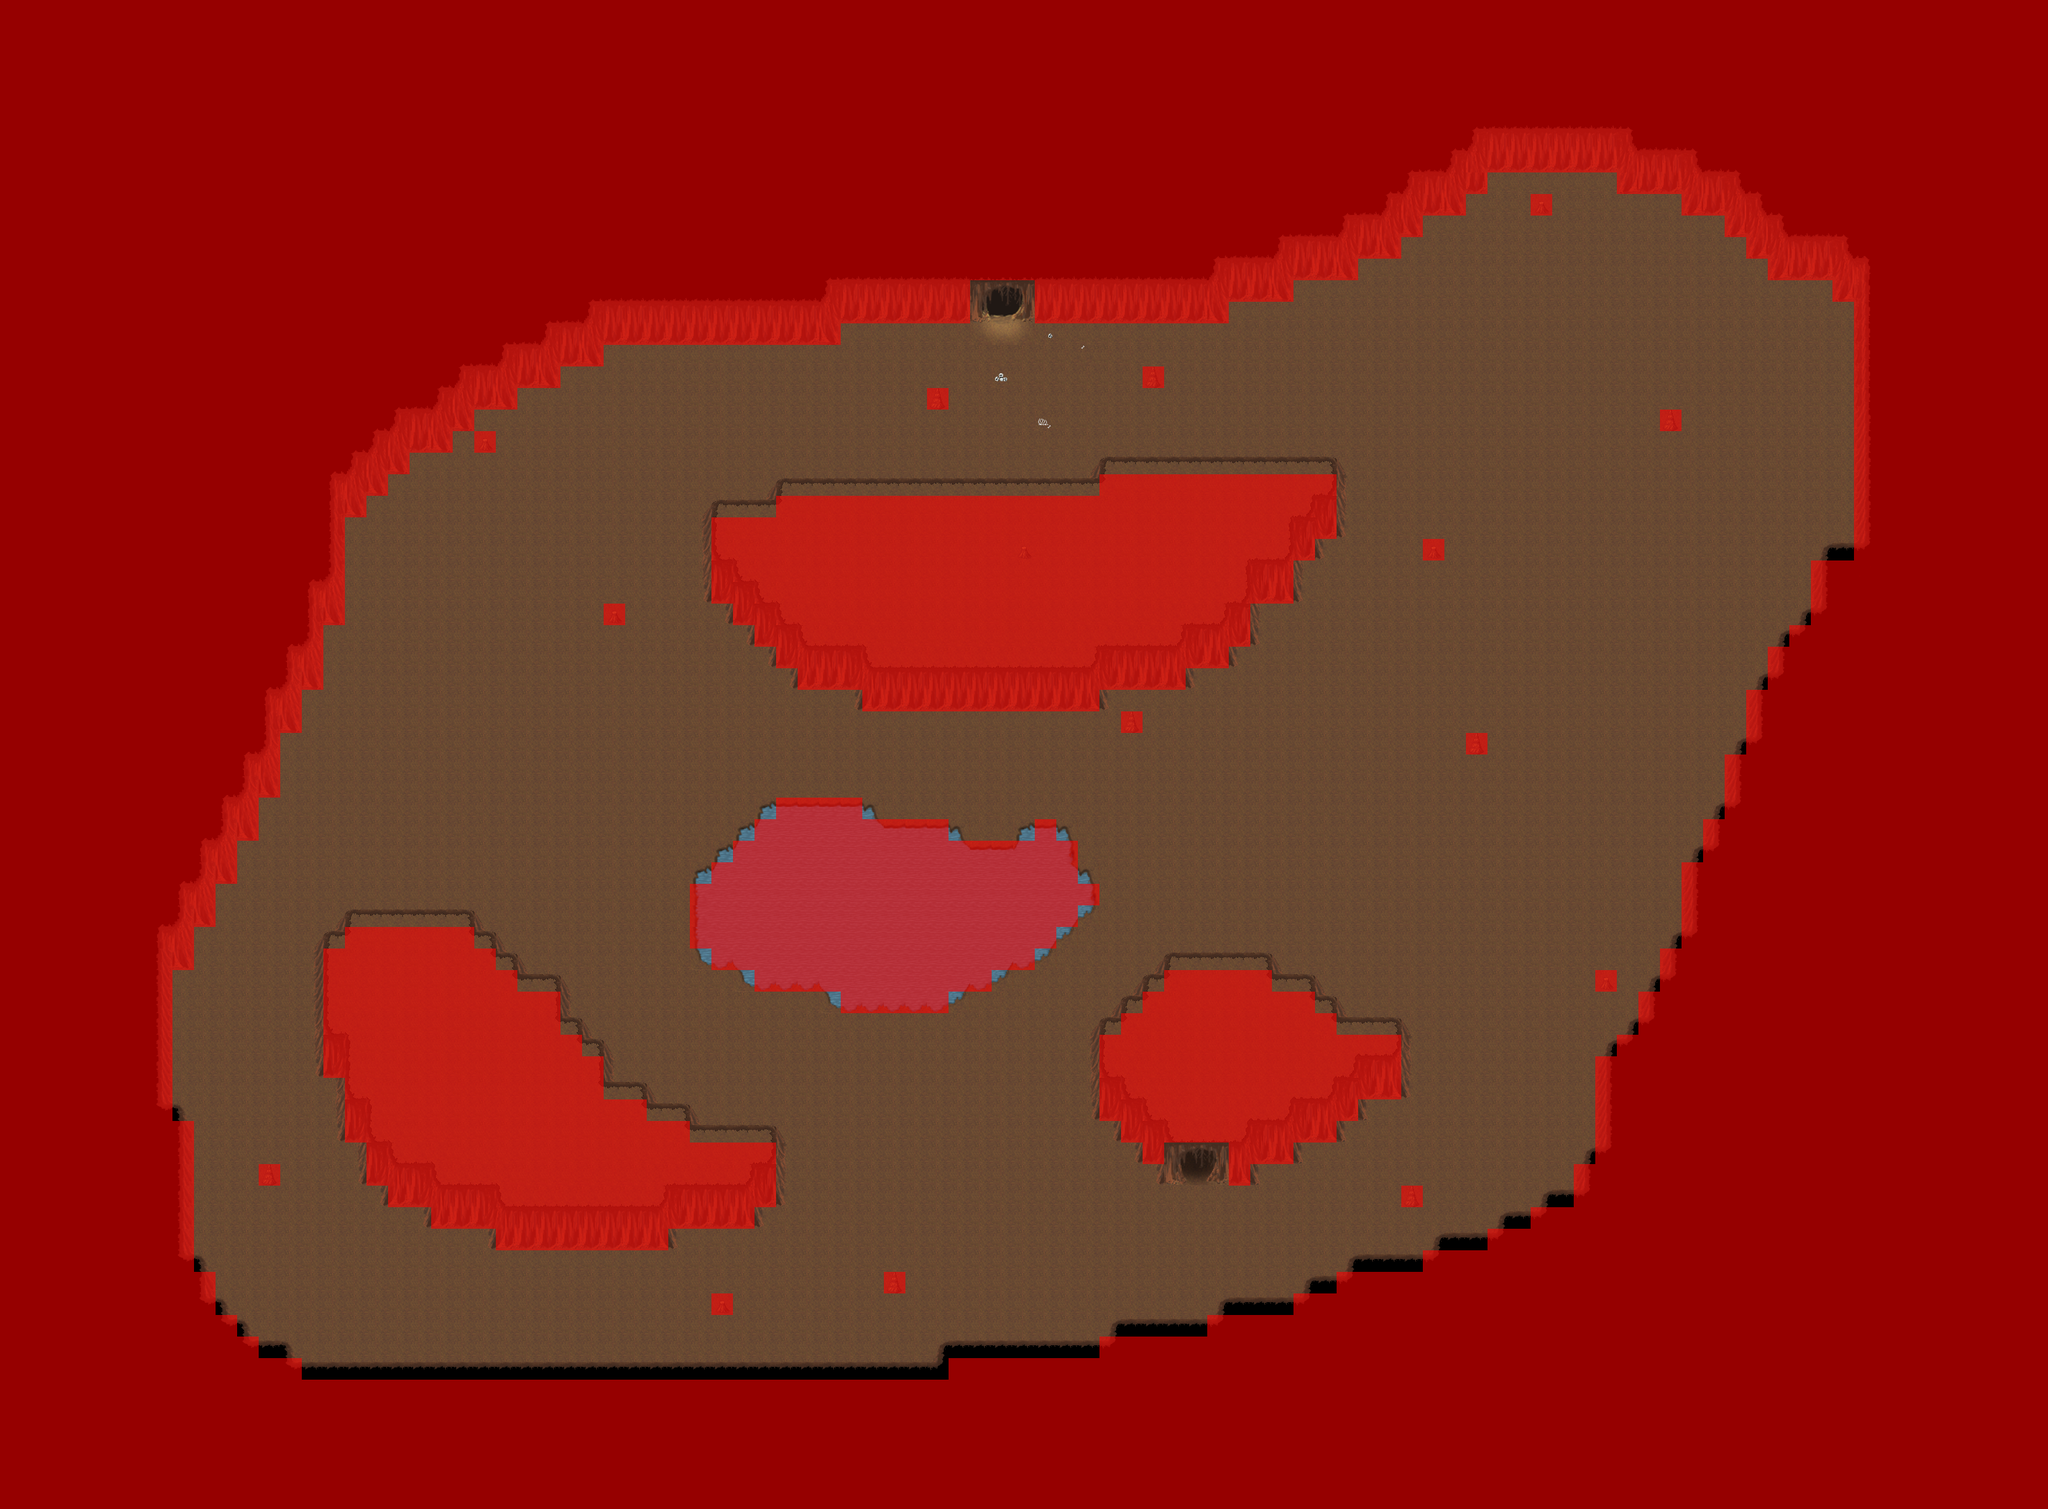

The image is a tile-based game level rendered from a .tmx file. Its description and source (layers, tilesets, objects; grid data summarised) follow:
An orthogonal 95x70 tile map with 32x32 px tiles, 4 tile layers (Ground, Background, Foreground, Collision), 4 tilesets and 10 objects (5x Spawn, 3x TrinketSpawn, 2x Warp).

<map version="1.0" orientation="orthogonal" width="95" height="70" tilewidth="32" tileheight="32">
 <properties>
  <property name="Dark" value="true" />
  <property name="LightSize" value="10" />
  <property name="Music" value="Into the Dark.ogg" />
 </properties>
 <tileset firstgid="1" name="Cave" tilewidth="32" tileheight="32">
  <image source="../graphics/cave_bilevel.png" width="512" height="512" />
 </tileset>
 <tileset firstgid="257" name="Cave2" tilewidth="32" tileheight="32">
  <image source="../graphics/cave.png" width="512" height="256" />
 </tileset>
 <tileset firstgid="385" name="Collision" tilewidth="32" tileheight="32">
  <image source="../graphics/collision.png" width="64" height="32" />
 </tileset>
 <tileset firstgid="387" name="Cave3" tilewidth="32" tileheight="32">
  <image source="../graphics/set_cave.png" width="256" height="256" />
 </tileset>
 <layer name="Ground" width="95" height="70">
  <data>[6650 cells, 6650 non-empty, 26 distinct tile ids]</data>
 </layer>
 <layer name="Background" width="95" height="70">
  <data>[6650 cells, 602 non-empty, 80 distinct tile ids]</data>
 </layer>
 <layer name="Foreground" width="95" height="70">
  <data>[6650 cells, 237 non-empty, 24 distinct tile ids]</data>
 </layer>
 <layer name="Collision" width="95" height="70">
  <data>[6650 cells, 4091 non-empty, 1 distinct tile ids]</data>
 </layer>
 <objectgroup name="Objects" width="95" height="70">
  <object name="Warp To Forest" type="Warp" x="1440" y="416" width="96" height="64">
   <properties>
    <property name="Map" value="trog2" />
    <property name="X" value="65" />
    <property name="Y" value="46" />
   </properties>
  </object>
  <object name="SpiderSpawn" type="Spawn" x="1202" y="1577" width="390" height="311">
   <properties>
    <property name="Enemy" value="spider" />
    <property name="Number" value="10" />
   </properties>
  </object>
  <object name="SpiderSpawn" type="Spawn" x="2032" y="746" width="390" height="311">
   <properties>
    <property name="Enemy" value="spider" />
    <property name="Number" value="10" />
   </properties>
  </object>
  <object name="SpiderSpawn" type="Spawn" x="552" y="939" width="390" height="311">
   <properties>
    <property name="Enemy" value="spider" />
    <property name="Number" value="10" />
   </properties>
  </object>
  <object name="YetiSpawn" type="Spawn" x="692" y="1866" width="226" height="137">
   <properties>
    <property name="Enemy" value="yeti" />
    <property name="Number" value="10" />
   </properties>
  </object>
  <object name="ScorpionSpawn" type="Spawn" x="2141" y="366" width="226" height="137">
   <properties>
    <property name="Enemy" value="scorpion" />
    <property name="Number" value="10" />
   </properties>
  </object>
  <object name="TrinketSpawn" type="TrinketSpawn" x="1114" y="549" width="226" height="137" />
  <object name="TrinketSpawn" type="TrinketSpawn" x="1797" y="486" width="226" height="137" />
  <object name="TrinketSpawn" type="TrinketSpawn" x="718" y="684" width="226" height="137" />
  <object name="Warp To Next Floor" type="Warp" x="1728" y="1697" width="96" height="64">
   <properties>
    <property name="Map" value="testing" />
    <property name="X" value="20" />
    <property name="Y" value="7" />
   </properties>
  </object>
 </objectgroup>
</map>
